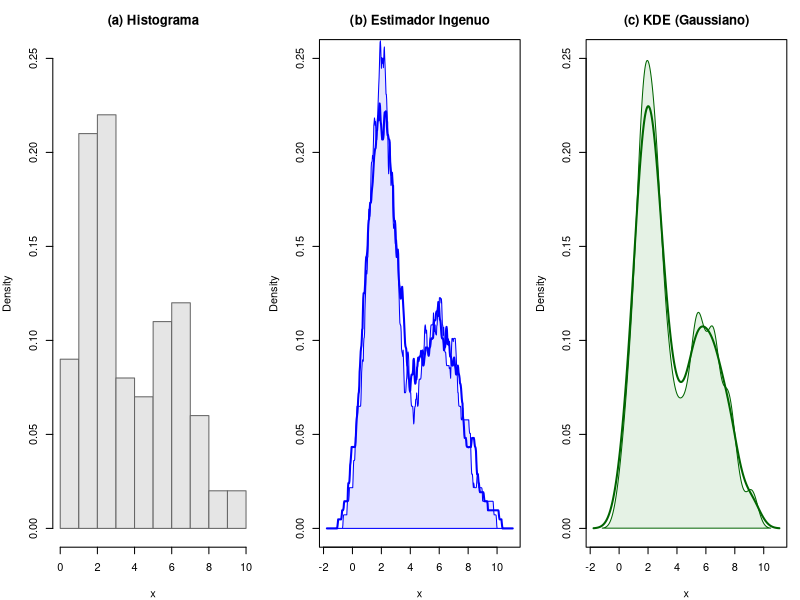
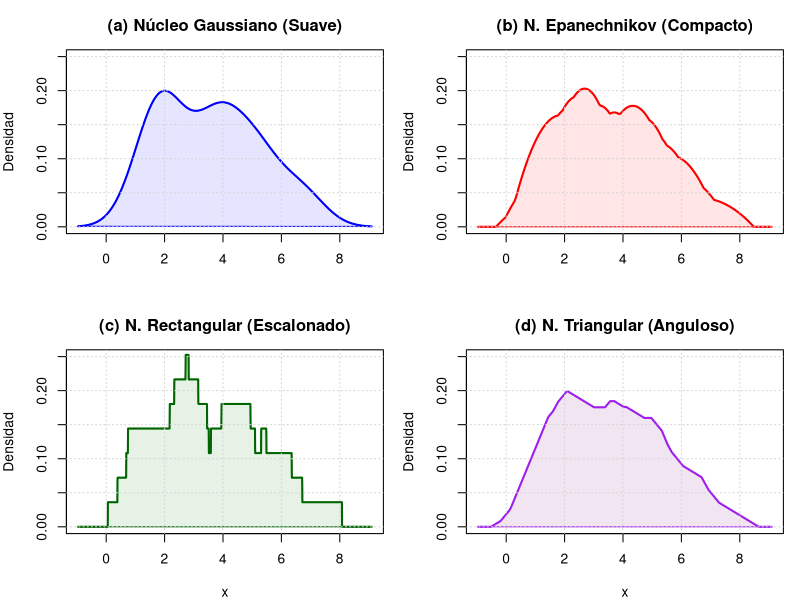
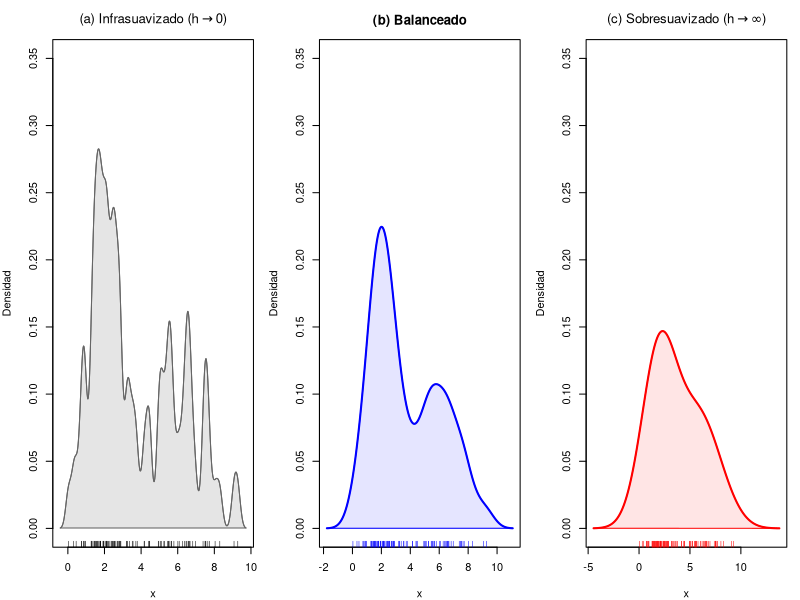

Source code (R) for these figures, in order:
## ---- chunk 1
# Configuración global para que todo el documento sea consistente
knitr::opts_chunk$set(
  echo = FALSE,        # No mostrar el código R en el PDF final
  message = FALSE,     # Ocultar mensajes de carga de paquetes
  warning = FALSE,     # Ocultar advertencias
  fig.align = "center",# Centrar todas las gráficas
  out.width = "70%",   # TAMAÑO PERFECTO: 70% del ancho de página
  fig.pos = "H"        # Intentar colocar la imagen justo donde la pones
)
## ---- chunk 2
# Configuración de parámetros gráficos
par(mfrow=c(1, 3), mar=c(4, 4, 3, 1))
set.seed(123)

# 1. Generar datos (Mezcla de normales para que sea interesante)
n <- 100
datos <- c(rnorm(n*0.6, mean=2, sd=1), rnorm(n*0.4, mean=6, sd=1.5))

# Rango de evaluación
grid_x <- seq(-2, 11, length.out = 200)

# A. HISTOGRAMA
hist(datos, breaks=10, prob=TRUE, 
     main="(a) Histograma", 
     xlab="x", col="gray90", border="gray40", ylim=c(0, 0.25))
#lines(density(datos, bw=0.6), col="red", lty=2) # Ref suave

# B. ESTIMADOR INGENUO (Kernel Rectangular)
# Usamos la función density con kernel rectangular para simular el 'Naive'
plot(density(datos, kernel="rectangular", bw=0.6), 
     main="(b) Estimador Ingenuo", 
     xlab="x", col="blue", lwd=2, ylim=c(0, 0.25), zero.line=FALSE)
polygon(density(datos, kernel="rectangular", bw=0.4), col=rgb(0,0,1,0.1), border="blue")

# C. ESTIMADOR NÚCLEO (Gaussiano)
plot(density(datos, kernel="gaussian", bw=0.6), 
     main="(c) KDE (Gaussiano)", 
     xlab="x", col="darkgreen", lwd=2, ylim=c(0, 0.25), zero.line=FALSE)
polygon(density(datos, kernel="gaussian", bw=0.4), col=rgb(0,0.5,0,0.1), border="darkgreen")

# Restaurar par
par(mfrow=c(1,1))
## ---- chunk 3
set.seed(123)
n_demo <- 10
# Mezcla de dos normales
datos_demo <- c(rnorm(n_demo*0.6, mean=2, sd=1), rnorm(n_demo*0.4, mean=6, sd=1.5))
h_fijo <- 0.8
rango_y <- c(0, 0.25)
resolucion <- 4096 

par(mfrow=c(2, 2), mar=c(4, 4, 3, 1))

# 1. GAUSSIANO
d_gauss <- density(datos_demo, bw=h_fijo, kernel="gaussian", n=resolucion)
plot(d_gauss, main="(a) Núcleo Gaussiano (Suave)", 
     xlab="", ylab="Densidad", col="blue", lwd=2, ylim=rango_y, zero.line=FALSE)
polygon(d_gauss, col=rgb(0, 0, 1, 0.1), border="blue")
grid()

# 2. EPANECHNIKOV
d_epa <- density(datos_demo, bw=h_fijo, kernel="epanechnikov", n=resolucion)
plot(d_epa, main="(b) N. Epanechnikov (Compacto)", 
     xlab="", ylab="Densidad", col="red", lwd=2, ylim=rango_y, zero.line=FALSE)
polygon(d_epa, col=rgb(1, 0, 0, 0.1), border="red")
grid()

# 3. RECTANGULAR
d_rect <- density(datos_demo, bw=h_fijo, kernel="rectangular", n=resolucion)
plot(d_rect, main="(c) N. Rectangular (Escalonado)", 
     xlab="x", ylab="Densidad", col="darkgreen", lwd=2, ylim=rango_y, zero.line=FALSE)
# Truco visual: polygon rellena bien los escalones
polygon(d_rect, col=rgb(0, 0.5, 0, 0.1), border="darkgreen")
grid()

# 4. TRIANGULAR
d_tri <- density(datos_demo, bw=h_fijo, kernel="triangular", n=resolucion)
plot(d_tri, main="(d) N. Triangular (Anguloso)", 
     xlab="x", ylab="Densidad", col="purple", lwd=2, ylim=rango_y, zero.line=FALSE)
polygon(d_tri, col=rgb(0.5, 0, 0.5, 0.1), border="purple")
grid()

# Restaurar configuración gráfica
par(mfrow=c(1, 1))
## ---- chunk 4
# Configuración de datos 
set.seed(123)
n <- 100
datos <- c(rnorm(n*0.6, mean=2, sd=1), rnorm(n*0.4, mean=6, sd=1.5))

# Configuración gráfica: 1 fila, 3 columnas
# Ajustamos márgenes (mar) para aprovechar espacio
par(mfrow=c(1, 3), mar=c(4, 4, 3, 1)) 
ylim_ref <- c(0, 0.35)

# 1. INFRASUAVIZADO
plot(density(datos, bw=0.15, kernel="gaussian"), 
     main=expression(paste("(a) Infrasuavizado (", h %->% 0, ")")), 
     xlab="x", ylab="Densidad", col="gray40", lwd=1, ylim=ylim_ref, zero.line=FALSE)
polygon(density(datos, bw=0.15, kernel="gaussian"), col=rgb(0,0,0,0.1), border="gray40")
rug(datos, col="black", ticksize=0.03)

# 2. ÓPTIMO
plot(density(datos, bw=0.6, kernel="gaussian"), 
     main="(b) Balanceado", 
     xlab="x", ylab="Densidad", col="blue", lwd=2, ylim=ylim_ref, zero.line=FALSE)
polygon(density(datos, bw=0.6, kernel="gaussian"), col=rgb(0,0,1,0.1), border="blue")
rug(datos, col="blue", ticksize=0.03)

# 3. SOBRESUAVIZADO
plot(density(datos, bw=1.5, kernel="gaussian"), 
     main=expression(paste("(c) Sobresuavizado (", h %->% infinity, ")")), 
     xlab="x", ylab="Densidad", col="red", lwd=2, ylim=ylim_ref, zero.line=FALSE)
polygon(density(datos, bw=1.5, kernel="gaussian"), col=rgb(1,0,0,0.1), border="red")
rug(datos, col="red", ticksize=0.03)

par(mfrow=c(1, 1))
